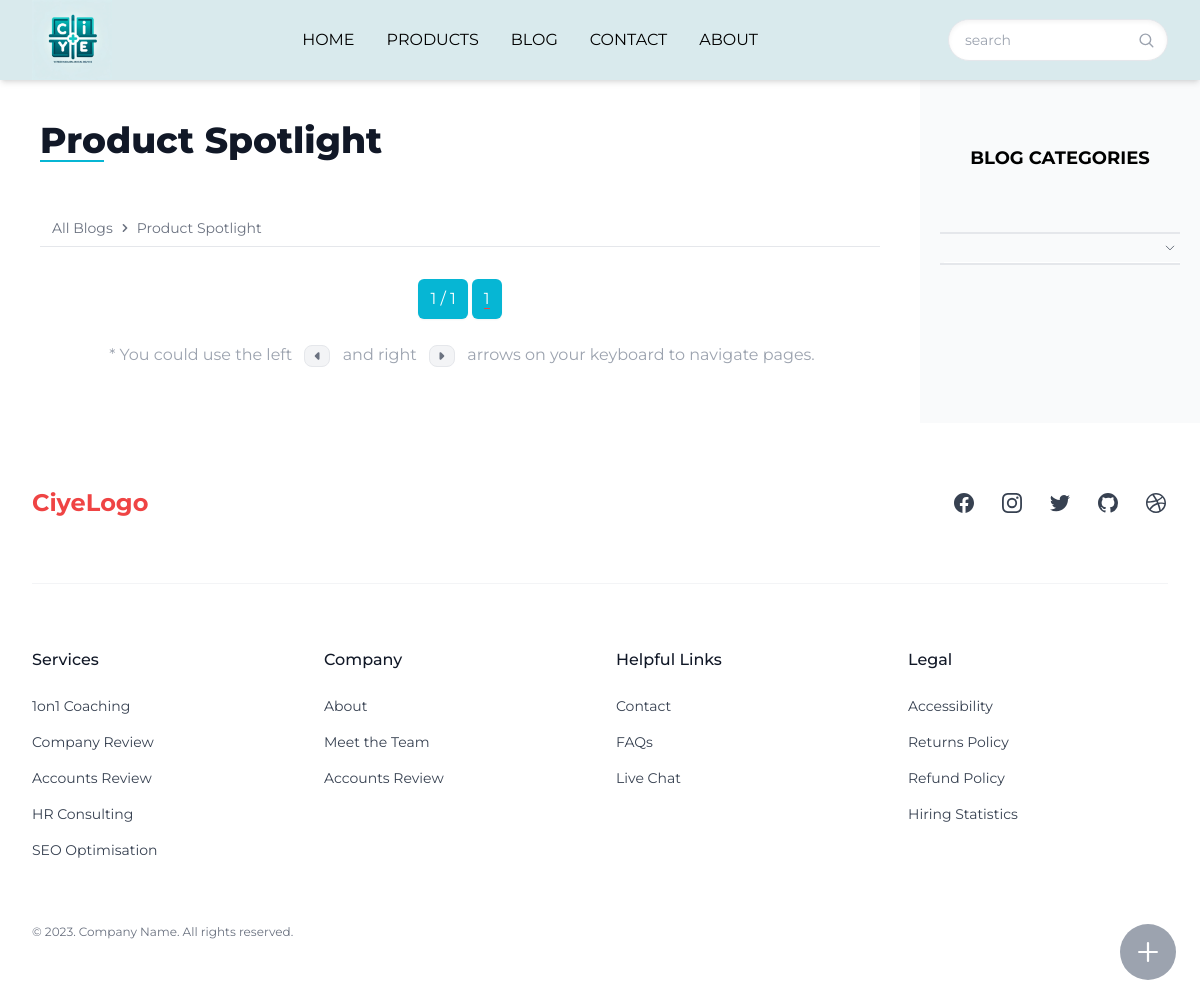
The page /blog/category/all-blogs/product-spotlight/ on the database its author committed.
### blog/models.py (models this page shows, shortened)
class Category(MPTTModel):
    name = models.CharField(max_length=50, unique=True)
    slug = models.SlugField(max_length=100, unique=True, null=True, blank=True)
    description = models.CharField(max_length=200, blank=True, null=True)
    parent = TreeForeignKey('self', on_delete=models.CASCADE,
                            null=True, blank=True, related_name='children')
    custom_order = models.IntegerField(default=0)
    created_at = models.DateTimeField(auto_now_add=True)
    updated_at = models.DateTimeField(auto_now=True)
    class MPTTMeta:
        order_insertion_by = ['-custom_order', 'name']
    class Meta:
        verbose_name_plural = 'Categories'
    def get_absolute_url(self):
        url_list = [self.slug]
        parent = self.parent
        while parent:
            url_list.insert(0, parent.slug)
            parent = parent.parent
        category_path = '/'.join(url_list)
        return reverse('blog-list', args=[category_path])

### blog/views.py (the view)
# urls.py: path('category/<path:category_path>/',views.BlogList.as_view(),name='blog-list'),
class BlogList(ListView):
    template_name = 'blog/blog.html'
    paginate_by = 12
    extra_context = {'partial_template_path': 'blog/partial/main-list.html'}
    def dispatch(self, request, *args, **kwargs):
        category_path = self.kwargs['category_path']
        category_slug = category_path.split('/').pop()
        self.category = get_object_or_404(Category, slug=category_slug)
        return super().dispatch(request, *args, **kwargs)
    def get_queryset(self):
        blogs = Blog.objects.filter(
            category__in=self.category.get_descendants(include_self=True))
        return blogs
    def get_context_data(self, **kwargs: Any) -> Dict[str, Any]:
        context = super().get_context_data(**kwargs)
        breadcrumbs = []
        for ancestor in self.category.get_ancestors(include_self=True):
            breadcrumbs.append({
                'name': ancestor.name,
                'url': ancestor.get_absolute_url()  # 调用方法以获取URL
            })
        context['breadcrumbs'] = breadcrumbs
        context['main_title'] = self.category.name
        return context
    def render_to_response(self, context: Dict[str, Any], **response_kwargs: Any) -> HttpResponse:
        if self.request.headers.get('HX-Request') == 'true':
            if self.request.headers.get('source') == 'navBar':
                html = render_block_to_string('blog/blog.html','content',{**context,**global_context(self.request)})
                return HttpResponse(html)
            return render(self.request, 'blog/partial/main-list.html', context)
        return super().render_to_response(context, **response_kwargs)

### form_handlers/forms.py
class InquiryForm(forms.ModelForm):
    class Meta:
        model = Inquiry
        exclude = ['source_webpage', 'source_ip', 'country_from_ip']

### abstractapp/custom_context_processors.py (called while the page is built)
def categories(request):
    product_categories = ProductCategory.objects.all()
    product_root_categories = ProductCategory.objects.filter(Q(level=1)|Q(level=1))
    blog_categories = BlogCategory.objects.all()
    blog_root_categories = BlogCategory.objects.filter(level=1)
    return {
        'product_categories': product_categories,
        'product_root_categories': product_root_categories,
        'blog_categories':blog_categories,
        'blog_root_categories':blog_root_categories,
    }

def inquiry_form(request):
    return {
        'inquiry_form':InquiryForm(),
    }

def contact(request):
    contacts = ContactInformation.objects.all().order_by('custom_order')
    contact_dict = {contact.name: contact for contact in contacts}
    return {'contact': contact_dict}

def social(request):
    return {}

def global_context(request):
    return {
        **categories(request),
        **inquiry_form(request),
        **contact(request),
        **social(request),
    }

### products/models.py (called while the page is built)
    def get_absolute_url(self):
        url_list = [self.slug]
        parent = self.parent
        while parent:
            url_list.insert(0, parent.slug)
            parent = parent.parent
        category_path = '/'.join(url_list)
        return reverse('category-products', args=[category_path])

### blog/templates/blog/blog.html
{% extends "base.html" %}
{% block content %}
  <main class="flex flex-col lg:grid grid-cols-1 bg-white  lg:grid-cols-[1fr_280px] ">
    <section id="main-content">
      {% include partial_template_path %}
    </section>
      {% with categories=blog_categories category='blog'%}
        {% include "partial/sidebar.html" %}
      {% endwith %}
  </main>
{% endblock %}

### templates/snippet/page-title.html
<header class="prose max-w-none">
  <h1 class="mt-10 capitalize ">
    {{ main_title }}
  </h1>
  <div class="-mt-8 custom-bar">
  </div>
</header>

### templates/snippet/breadcrumbs.html
<nav aria-label="Breadcrumb"
     class="flex items-center justify-center gap-1 mb-3 ">
  <ol class="flex flex-wrap items-center w-full gap-1 px-3 py-2 text-sm text-gray-500 border-b border-gray-200 ">
    {% for crumb in breadcrumbs %}
      {% if not forloop.last %}
        <li>
          <a href="{{ crumb.url }}"
             hx-get="{{ crumb.url }}"
             hx-push-url="true"
             hx-target="#main-content"
             hx-boost="true"
             hx-indicator="#progress-bar"
             class="block capitalize transition hover:text-cyan-500"> {{ crumb.name }} </a>
        </li>
        <li>
          <svg xmlns="http://www.w3.org/2000/svg"
               class="w-4 h-4"
               viewBox="0 0 20 20"
               stroke-width="0.01px"
               fill="currentColor">
            <path stroke="currentColor" fill-rule="evenodd" d="M7.293 14.707a1 1 0 010-1.414L10.586 10 7.293 6.707a1 1 0 011.414-1.414l4 4a1 1 0 010 1.414l-4 4a1 1 0 01-1.414 0z" clip-rule="evenodd" />
          </svg>
        </li>
      {% else %}
        <li>
          <a class="block capitalize transition hover:text-cyan-500">{{ crumb.name }}  </a>
        </li>
      {% endif %}
    {% endfor %}
  </ol>
</nav>

### rows shown on the page
Category: name "Product Spotlight", name "Product Spotlight"
Category: name "All Blogs"

### other values the page prints
{{ page_obj.number }} "1"
{{ paginator.num_pages }} "1"
{{ page_num }} "1"
{{ category }} "BLOG"
